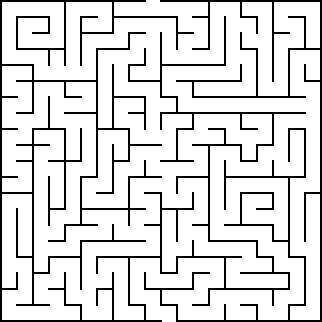
#> input picture A_Star/Maze.png, 322 x 322 px
$ python aStar.py
#> lines starting #> are read from the running program, lines starting #| are printed output that depends on the picture; after the words box and inside, x2 and y2 are one past the last pixel; in counts of white or black regions, pixels touching at a corner belong together
#> further down, map is the input picture: shape (322, 322, 3); 86.4% white; black in thin lines or dots

#Imports
import numpy
import cv2
import queue
import math
#import matplotlib.pyplot as plt
import time
import csv
import cProfile, pstats, io
sqrt2 = math.sqrt(2)


def findPath(m, start, goal, freespace = 0):
    '''
    Finds the path using an A* algorithm

    :param filename: name of file for use of pathfinding
    :param origin: a tuple with the X and Y coordinates of the origin
    :param goal: a tuple with the X and Y coordinates of the goal
    :param freespace: optional param for an array of acceptable values

    :return current, parents, costs[current]: returns a list of the parents, the current(goal achieved) point, ans its cost
    :return parents, costs: returns the explored area and its costs if no goal found
    '''
#> called with goal = (319, 168), freespace = 255


    #start = (origin_x, origin_y)            #sets origin, goal points
    #goal = (goal_x, goal_y)

    frontier = queue.PriorityQueue()        #uses prioirty queue to prioritize points closer to the goal
    for point in start:
        frontier.put((0, point))

    parents = {}                            #list of parents for traceback of goalpoint
    for point in start:
        parents[point] = None

    costs = {}                              #list of costs to keep track of previous locations
    for point in start:
        costs[point] = 0

    current = (0,0)
    while not frontier.empty() and not current == goal:             #loop through frontier
        current = frontier.get()[1]         #acquire a block

        #if current == goal :                #check if its the goal
        #    print("\n Path found ! ")
        #    return current, parents, costs


        if  current[0] >= len(m) or current[0] < 0 or current[1] >= len(m[0]) or current[1] < 0:
            #print("out of bounds")
            continue        #if the index is out of bounds even though maps should be completely enclosed...


        if numpy.all(m[current[0]][current[1]] != freespace):
            continue

        #print(current)
        #print(costs[current])

        for next in neighbors(current):     #iterate through the neighbors of a point


            this_cost = costs[current] + dist(current, next) #calculate cost for minimal distance


            if not next in costs or this_cost < costs[next]: #if neighbor is new / has new low cost

                costs[next] = this_cost

                #p = heur(next, goal)
                p = this_cost + heur(next, goal)

                frontier.put((p, next))
                parents[next] = current
#> after the loop, costs = 99293 items; parents = 99293 items


    #print("Failed")

    return goal, parents, costs


def neighbors(point):
    '''
    returns the eight nearby points of one point

    :param point: the point to be analyzed

    :return result: a tuple of the neighbors
    '''
    x,y = point
    result =   [ (x-1 , y-1) , (x , y-1) , (x+1 , y-1) ,      #all nearby indicies
                 (x-1 , y  ) ,             (x+1 , y  ) ,
                 (x-1 , y+1) , (x , y+1) , (x+1 , y+1) ]

    #OLD
    #for near in neighbors:                          #iterate through indecies list
    #    result.append(( point[0] + near[0] , point[1] + near[1] ))      #Add all indecies to point, append
    return result

def heur(end, check):
    '''
    returns the goemetric distance between two points using diagonal and grid lines for distance

    :param end: the end point to be compared
    :param check: the point to be checked

    :return distance: the distance between the two points
    '''
    #old manhattan
    #result = math.fabs(end[0] - check[0]) + math.fabs(end[1] - check[1])
    #old pythagoran
    #result = math.sqrt((end[0] - check[0])**2 + (end[1] - check[1]) **2)

    #new - from Hunter cause its smart
    dx = abs(end[0] - check[0])
    dy = abs(end[1] - check[1])

    result = min(dx, dy) * sqrt2 + abs(dx-dy)

    return result


def dist(start, end):
    '''
    returns the distance to a neighbor

    :param start: the original point
    :param end: the point to be measured to

    :return distance: returns the neighboring distance
    '''


    if start[0] == end[0] or start[1] == end[1]: #if not on the same line
        return 1
    else:
        return sqrt2


def aStar(start, goal, occupancyGrid, free = 255):
    win, parents, cost = findPath(occupancyGrid, start, goal, freespace = free)
#> win = (319, 168); parents = 99293 items; cost = 99293 items
    #print(parents)
    if not win in cost.keys():
        l = [(0,0)]
        l.extend(start)
        return l, parents, cost, max(cost.values())
    else:
        path = []
        trace = win
#> trace = (319, 168)
        while trace != None:
            path.append(trace)
            trace = parents[trace]
#> this loop made 827 passes
#> trace on passes 1 to 3: (318, 167), (317, 166), (316, 165)
#> after the loop, path = 827 pairs, first value 1 to 319, second value 143 to 306
        return path, parents, cost, max(cost.values())


def getColor(cost, maxCost):
    section = cost/maxCost*4
    #print(section)
    diff    = int(   ( cost%(maxCost/4) )/maxCost*4*255   )
    #print(diff)
    if section< 1:
        return(255, diff, 0)
    elif section < 2:
        return(255-diff, 255, 0)
    elif section < 3:
        return(0, 255, diff)
    else:
        return (0, 255-diff, 255)


if __name__ == "__main__":

    maze = 0
    profile = True

    if maze ==0:
        freespace = 255
        map = cv2.imread("Maze.png", 1)
        begin   = [(1,155)]
        end     = (319, 168)

    elif maze==1:
        freespace = 255
        map = cv2.imread("BigMaze.png", 1)
        begin   = [(3,3)]
        end     = (1785, 1799)

    elif maze==2:
        freespace = 255
        map = cv2.imread("NotMaze.jpg", 1)
        begin   = [(1,1)]
        end     = (423, 1068)
    elif maze==3:
        freespace = 0
        map = cv2.imread("Maze.png", 1)
        begin   = [(1,1), (1, 321)]
        end     = (322, 322)

    elif maze==4:
        freespace = 0
        map = cv2.imread("BigMaze.png", 1)
        begin   = [(1,10), (1,1)]
        end     = (1801, 1801)
    else:
        print("unknown Maze")


    newMap = map


    if profile:
        pr = cProfile.Profile()
        pr.enable()
    else:
        start = time.time()

    path, parents, costs, maxCost = aStar(begin, end, map, free = freespace)
#> parents = 99293 items; costs = 99293 items; maxCost = 938.8

    if profile:
        pr.disable()
        s = io.StringIO()
        sortby = 'cumulative'
        ps = pstats.Stats(pr, stream=s).sort_stats(sortby)
        ps.print_stats()
        print(s.getvalue())
    else:
        length = time.time() - start
        print("Took this much time: {}".format(length))


    for point in parents.keys():
        if  point[0] >= len(map) or point[0] < 0 or point[1] >= len(map[0]) or point[1] < 0:
            #print("out of bounds")
            continue
        if numpy.all(map[point[0]][point[1]] == freespace):
            #print (getColor(costs[(point[0],point[1])], maxCost))
            newMap[point[0]][point[1]] = getColor(costs[(point[0],point[1])], maxCost)
#> this loop made 99293 passes
#> (point, section in getColor, diff in getColor) on passes 1 to 3: ((1, 155), 0, 0), ((0, 154), 0.00603, 1), ((1, 154), 0.00426, 1)
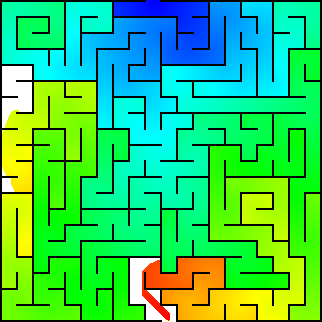
#> newMap: shape (322, 322, 3); mean B, G, R 93.1, 201.6, 49.4


    for point in path:
        if  point[0] >= len(map) or point[0] < 0 or point[1] >= len(map[0]) or point[1] < 0:
            #print("out of bounds")
            continue
        #print(point)
        newMap[point[0]][point[1]] = (255, 0, 255)
#> this loop made 827 passes
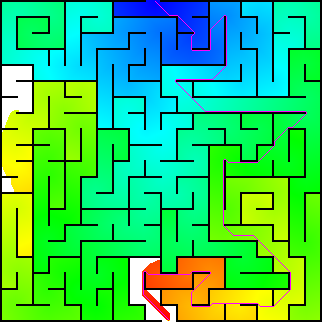
#> newMap: shape (322, 322, 3); 0.8% of pixels changed, all inside (x1, y1, x2, y2) = (143, 1, 307, 320)

    cv2.namedWindow("AStar", cv2.WINDOW_NORMAL)

    cv2.imshow("AStar", newMap)
    cv2.waitKey(0)
